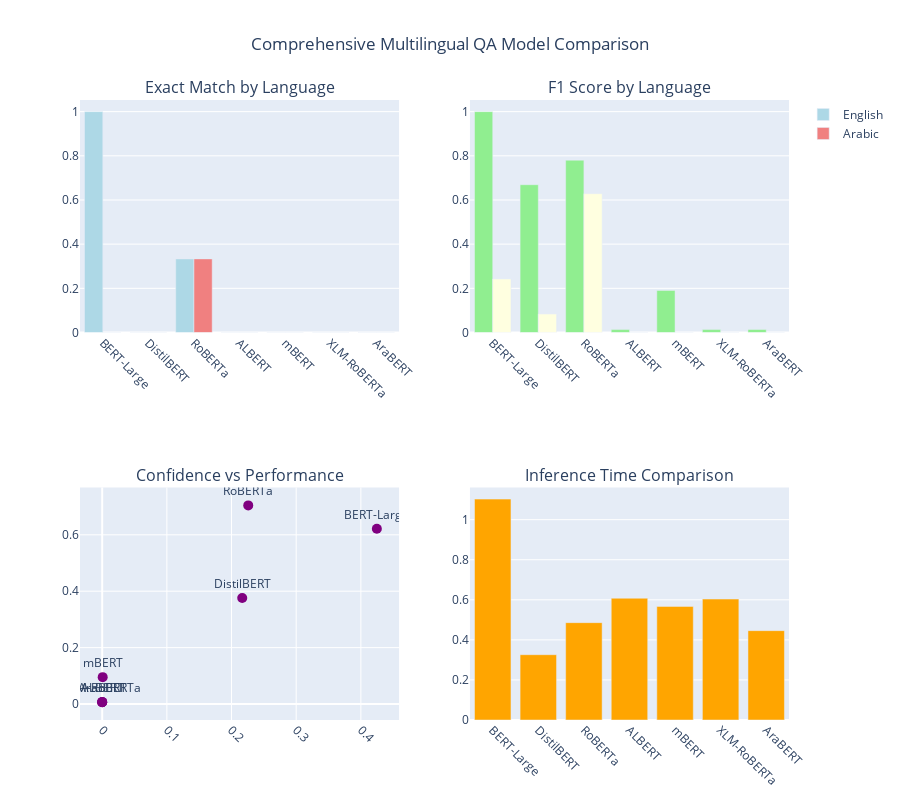

Notebook source saved alongside this figure:
### Code cell
# Create interactive visualizations with Plotly
fig = make_subplots(
    rows=2, cols=2,
    subplot_titles=['Exact Match by Language', 'F1 Score by Language', 
                   'Confidence vs Performance', 'Inference Time Comparison'],
    specs=[[{"secondary_y": False}, {"secondary_y": False}],
           [{"secondary_y": False}, {"secondary_y": False}]]
)

# Filter for overall results
overall_df = results_df[results_df['Dataset'] == 'Overall']
english_df = results_df[results_df['Dataset'] == 'English']
arabic_df = results_df[results_df['Dataset'] == 'Arabic']

# 1. Exact Match by Language
if not english_df.empty:
    fig.add_trace(
        go.Bar(name='English', x=english_df['Model'], y=english_df['Exact_Match'],
               marker_color='lightblue', showlegend=True),
        row=1, col=1
    )

if not arabic_df.empty:
    fig.add_trace(
        go.Bar(name='Arabic', x=arabic_df['Model'], y=arabic_df['Exact_Match'],
               marker_color='lightcoral', showlegend=True),
        row=1, col=1
    )

# 2. F1 Score by Language
if not english_df.empty:
    fig.add_trace(
        go.Bar(name='English F1', x=english_df['Model'], y=english_df['F1_Score'],
               marker_color='lightgreen', showlegend=False),
        row=1, col=2
    )

if not arabic_df.empty:
    fig.add_trace(
        go.Bar(name='Arabic F1', x=arabic_df['Model'], y=arabic_df['F1_Score'],
               marker_color='lightyellow', showlegend=False),
        row=1, col=2
    )

# 3. Confidence vs Performance Scatter
fig.add_trace(
    go.Scatter(x=overall_df['Avg_Confidence'], y=overall_df['F1_Score'],
               mode='markers+text', text=overall_df['Model'],
               textposition='top center', marker=dict(size=10, color='purple'),
               name='Models', showlegend=False),
    row=2, col=1
)

# 4. Inference Time Comparison
fig.add_trace(
    go.Bar(x=overall_df['Model'], y=overall_df['Avg_Inference_Time'],
           marker_color='orange', name='Inference Time', showlegend=False),
    row=2, col=2
)

# Update layout
fig.update_layout(
    height=800,
    title_text="Comprehensive Multilingual QA Model Comparison",
    title_x=0.5
)

# Update x-axis labels
for i in range(1, 3):
    for j in range(1, 3):
        fig.update_xaxes(tickangle=45, row=i, col=j)

fig.show()

### Figure 1 — Plotly figure (JSON) as saved in the notebook; plotly's stock layout.template omitted (floating-point values rounded to 4 significant figures)
{"data": [{"marker": {"color": "lightblue"}, "name": "English", "showlegend": true, "type": "bar", "x": ["BERT-Large", "DistilBERT", "RoBERTa", "ALBERT", "mBERT", "XLM-RoBERTa", "AraBERT"], "xaxis": "x", "y": [1.0, 0.0, 0.3333, 0.0, 0.0, 0.0, 0.0], "yaxis": "y"}, {"marker": {"color": "lightcoral"}, "name": "Arabic", "showlegend": true, "type": "bar", "x": ["BERT-Large", "DistilBERT", "RoBERTa", "ALBERT", "mBERT", "XLM-RoBERTa", "AraBERT"], "xaxis": "x", "y": [0.0, 0.0, 0.3333, 0.0, 0.0, 0.0, 0.0], "yaxis": "y"}, {"marker": {"color": "lightgreen"}, "name": "English F1", "showlegend": false, "type": "bar", "x": ["BERT-Large", "DistilBERT", "RoBERTa", "ALBERT", "mBERT", "XLM-RoBERTa", "AraBERT"], "xaxis": "x2", "y": [1.0, 0.6691, 0.7802, 0.01333, 0.1905, 0.01333, 0.01361], "yaxis": "y2"}, {"marker": {"color": "lightyellow"}, "name": "Arabic F1", "showlegend": false, "type": "bar", "x": ["BERT-Large", "DistilBERT", "RoBERTa", "ALBERT", "mBERT", "XLM-RoBERTa", "AraBERT"], "xaxis": "x2", "y": [0.2424, 0.08333, 0.6286, 0.0, 0.0, 0.0, 0.0], "yaxis": "y2"}, {"marker": {"color": "purple", "size": 10}, "mode": "markers+text", "name": "Models", "showlegend": false, "text": ["BERT-Large", "DistilBERT", "RoBERTa", "ALBERT", "mBERT", "XLM-RoBERTa", "AraBERT"], "textposition": "top center", "type": "scatter", "x": [0.4247, 0.2165, 0.2258, 0.0, 0.000754, 0.0, 0.0], "xaxis": "x3", "y": [0.6212, 0.3762, 0.7044, 0.006667, 0.09524, 0.006667, 0.006803], "yaxis": "y3"}, {"marker": {"color": "orange"}, "name": "Inference Time", "showlegend": false, "type": "bar", "x": ["BERT-Large", "DistilBERT", "RoBERTa", "ALBERT", "mBERT", "XLM-RoBERTa", "AraBERT"], "xaxis": "x4", "y": [1.103, 0.3259, 0.4859, 0.6079, 0.5671, 0.6037, 0.446], "yaxis": "y4"}], "layout": {"annotations": [{"font": {"size": 16}, "showarrow": false, "text": "Exact Match by Language", "x": 0.225, "xanchor": "center", "xref": "paper", "y": 1, "yanchor": "bottom", "yref": "paper"}, {"font": {"size": 16}, "showarrow": false, "text": "F1 Score by Language", "x": 0.775, "xanchor": "center", "xref": "paper", "y": 1, "yanchor": "bottom", "yref": "paper"}, {"font": {"size": 16}, "showarrow": false, "text": "Confidence vs Performance", "x": 0.225, "xanchor": "center", "xref": "paper", "y": 0.375, "yanchor": "bottom", "yref": "paper"}, {"font": {"size": 16}, "showarrow": false, "text": "Inference Time Comparison", "x": 0.775, "xanchor": "center", "xref": "paper", "y": 0.375, "yanchor": "bottom", "yref": "paper"}], "height": 800, "title": {"text": "Comprehensive Multilingual QA Model Comparison", "x": 0.5}, "xaxis": {"anchor": "y", "domain": [0, 0.45], "tickangle": 45}, "xaxis2": {"anchor": "y2", "domain": [0.55, 1], "tickangle": 45}, "xaxis3": {"anchor": "y3", "domain": [0, 0.45], "tickangle": 45}, "xaxis4": {"anchor": "y4", "domain": [0.55, 1], "tickangle": 45}, "yaxis": {"anchor": "x", "domain": [0.625, 1]}, "yaxis2": {"anchor": "x2", "domain": [0.625, 1]}, "yaxis3": {"anchor": "x3", "domain": [0, 0.375]}, "yaxis4": {"anchor": "x4", "domain": [0, 0.375]}}}
